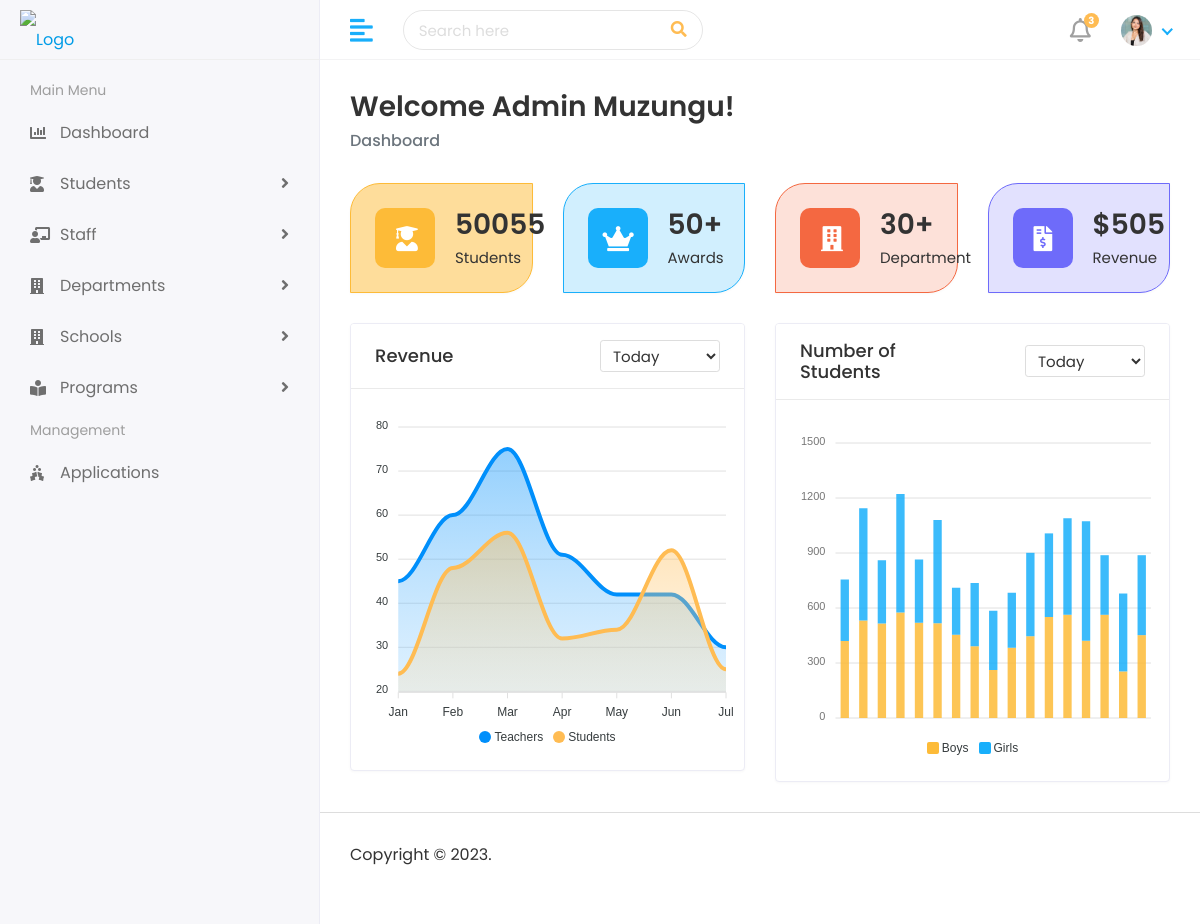
The app's page /dashboard/ (signed in), older data.
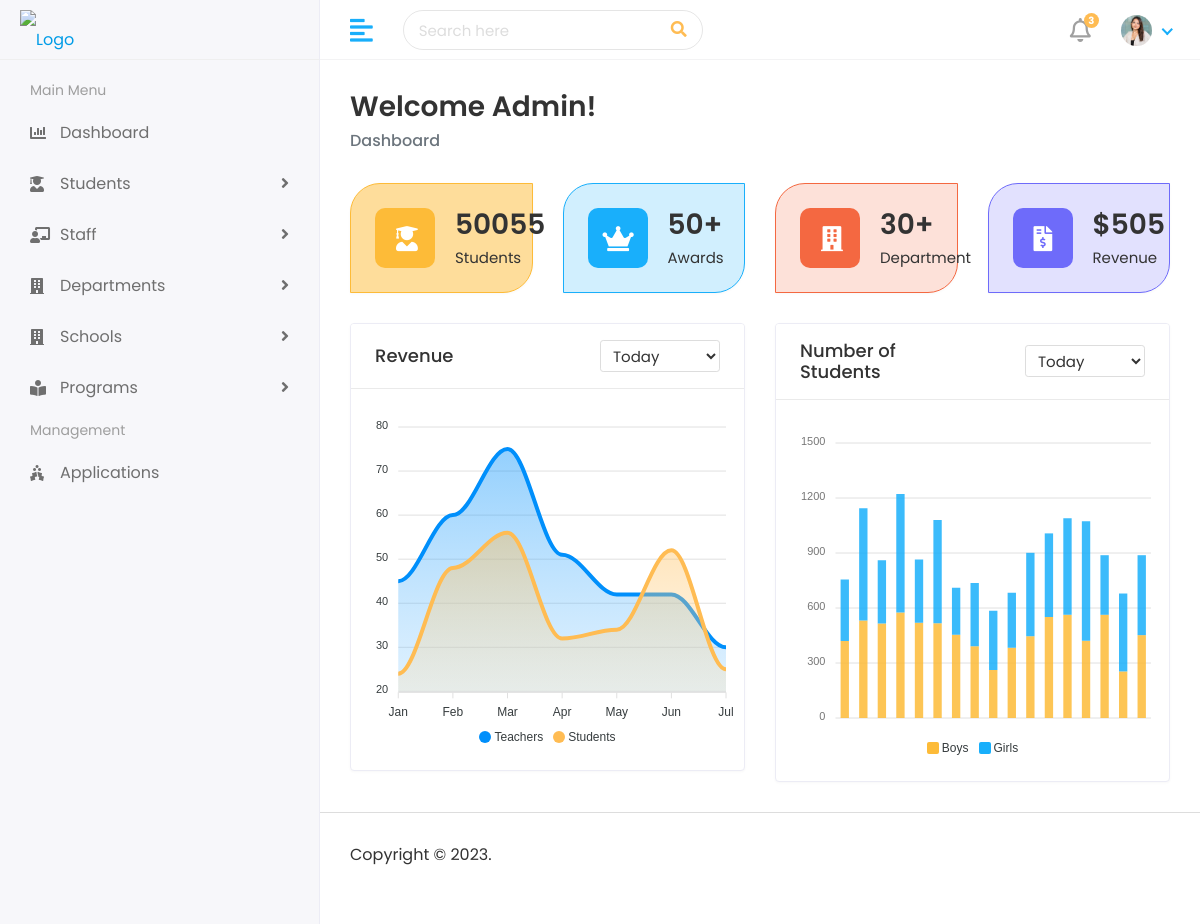
The same page, newer data.
### schoolapp/models.py (models this page shows, shortened)
class User(AbstractUser):
    is_student = models.BooleanField(default=False, blank=True, null=True)
    is_member_of_staff = models.BooleanField(default=False)
    user_group = models.CharField('User Group', max_length=60, blank=True, null=True, choices=USER_GROUPS)
    phone = models.CharField(max_length=60, blank=True, null=True)
    picture = models.ImageField(upload_to="users/pictures/%Y/%m/%d'", blank=True, null=True)
    email = models.EmailField(blank=True, null=True)
    def get_full_name(self):
        return f"{self.first_name} {self.last_name}" if self.first_name and self.last_name else self.username
    def __str__(self):
        return self.get_full_name()

### schoolapp/views.py (the view)
# urls.py: path('dashboard/', views.dashboard, name='dashboard'),
def dashboard(request):
    departments = Department.objects.all()
    schools = School.objects.all()
    return render(request, "schoolapp/systempages/index.html",
                  {
                      'departments': departments,
                      'schools': schools,
                  })

### schoolapp/templates/schoolapp/systempages/index.html (shortened to what the changed rows need)
{% extends 'schoolapp/systempages/base_systempages.html' %}
{% load static %}
{% block content %}
     <div class="page-wrapper">
            <div class="content container-fluid">
               <div class="page-header">
                  <div class="row">
                     <div class="col-sm-12">
                        <h3 class="page-title">Welcome {{ request.user | capfirst }}!</h3>
                        <ul class="breadcrumb">
                           <li class="breadcrumb-item active">Dashboard</li>
                        </ul>
                     </div>
                  </div>
               </div>
            </div>
         </div>
{% endblock %}

Row changes from the older to the newer data that the page shows:
changed User: user "Admin Muzungu" → "Admin"
